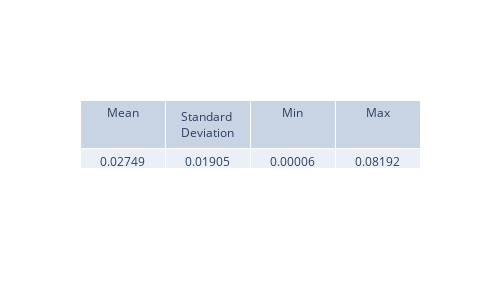
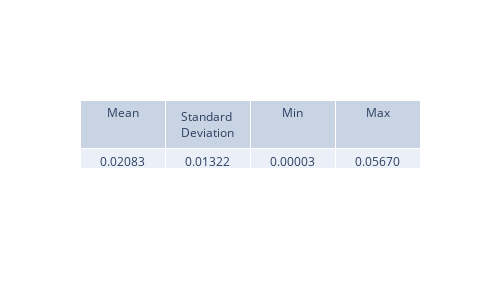
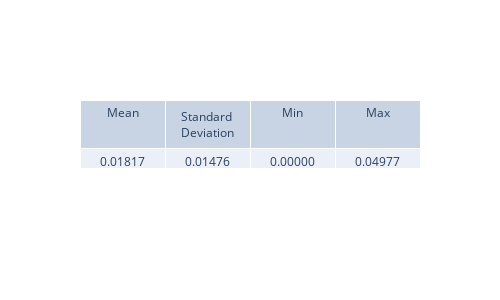
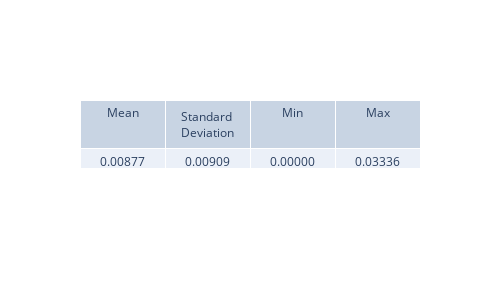

Notebook cell for these charts, in order:
### Code cell
lambda0_analytical = analytical_weights["lambda0_analytical"]
lambda1_analytical = analytical_weights["lambda1_analytical"]
lambda2_analytical = analytical_weights["lambda2_analytical"]
lambda3_analytical = analytical_weights["lambda3_analytical"]
lambda4_analytical = analytical_weights["lambda4_analytical"]
lambda5_analytical = analytical_weights["lambda5_analytical"]

lambda0_diff = np.abs(lambda0 - lambda0_analytical)
lambda1_diff = np.abs(lambda1 - lambda1_analytical)
lambda2_diff = np.abs(lambda2 - lambda2_analytical)
lambda3_diff = np.abs(lambda3 - lambda3_analytical)
lambda4_diff = np.abs(lambda4 - lambda4_analytical)
lambda5_diff = np.abs(lambda5 - lambda5_analytical)

view_metrics(lambda0_diff)
view_metrics(lambda1_diff)
view_metrics(lambda2_diff)
view_metrics(lambda3_diff)
view_metrics(lambda4_diff)
view_metrics(lambda5_diff)

plt.figure(figsize=(8, 5), dpi=200)
plt.plot(t_values, lambda0_diff, label='delta lambda0')
plt.plot(t_values, lambda1_diff, label='delta lambda1')
plt.plot(t_values, lambda2_diff, label='delta lambda2')
plt.plot(t_values, lambda3_diff, label='delta lambda3')
plt.plot(t_values, lambda4_diff, label='delta lambda4')
plt.plot(t_values, lambda5_diff, label='delta lambda5')
plt.xlabel("Time (ps)")
plt.ylabel("Absolute Error")
plt.title("Difference between PINN and Numerical lambda values")
plt.grid(True)
plt.legend()
plt.show()

### Figure 1 — Plotly figure (JSON) as saved in the notebook; plotly's stock layout.template omitted (floating-point values rounded to 4 significant figures)
{"data": [{"cells": {"values": [["0.02749"], ["0.01905"], ["0.00006"], ["0.08192"]]}, "header": {"values": ["Mean", "Standard Deviation", "Min", "Max"]}, "type": "table"}], "layout": {"height": 300, "width": 500}}

### Figure 2 — Plotly figure (JSON) as saved in the notebook; plotly's stock layout.template omitted (floating-point values rounded to 4 significant figures)
{"data": [{"cells": {"values": [["0.02083"], ["0.01322"], ["0.00003"], ["0.05670"]]}, "header": {"values": ["Mean", "Standard Deviation", "Min", "Max"]}, "type": "table"}], "layout": {"height": 300, "width": 500}}

### Figure 3 — Plotly figure (JSON) as saved in the notebook; plotly's stock layout.template omitted (floating-point values rounded to 4 significant figures)
{"data": [{"cells": {"values": [["0.01817"], ["0.01476"], ["0.00000"], ["0.04977"]]}, "header": {"values": ["Mean", "Standard Deviation", "Min", "Max"]}, "type": "table"}], "layout": {"height": 300, "width": 500}}

### Figure 4 — Plotly figure (JSON) as saved in the notebook; plotly's stock layout.template omitted (floating-point values rounded to 4 significant figures)
{"data": [{"cells": {"values": [["0.00877"], ["0.00909"], ["0.00000"], ["0.03336"]]}, "header": {"values": ["Mean", "Standard Deviation", "Min", "Max"]}, "type": "table"}], "layout": {"height": 300, "width": 500}}
